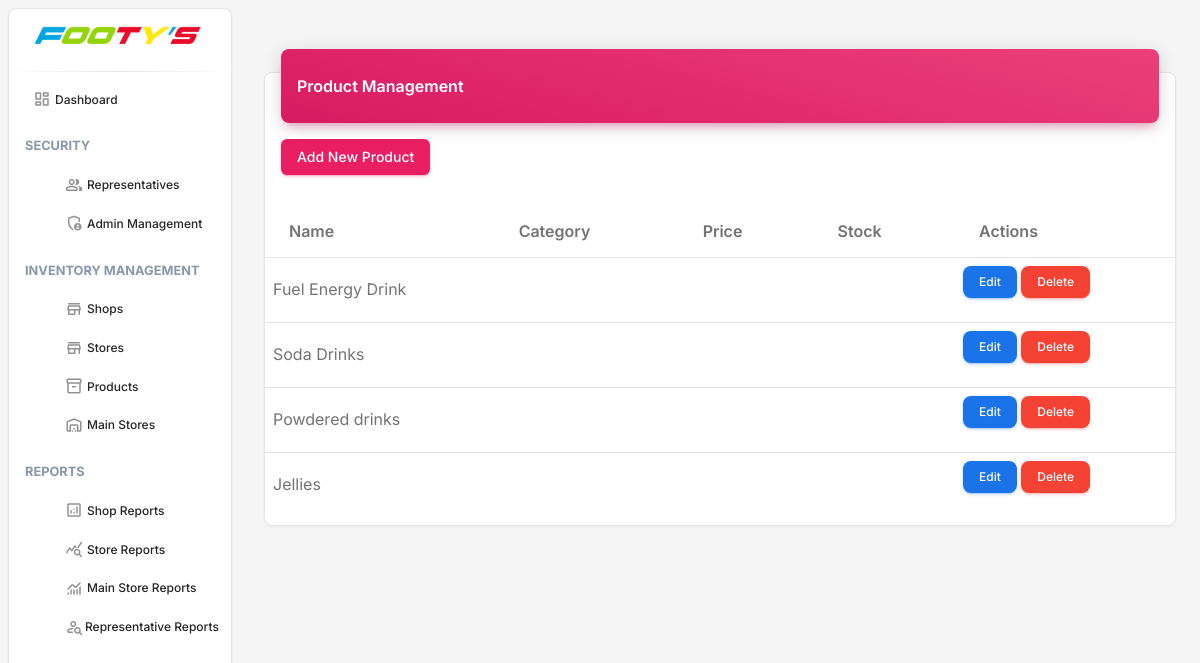
The page /track-n-trace/admin/products/ (signed in) on the database its author committed.
### reptrack_trace/models.py (models this page shows, shortened)
class Product(models.Model):
    name = models.CharField(max_length=255, unique=True)
    description = models.TextField(blank=True)
    created_at = models.DateTimeField(auto_now_add=True)
    updated_at = models.DateTimeField(auto_now=True)

### reptrack_trace/views.py (the view)
# urls.py: path('admin/products/', views.AdminProductListView.as_view(), name='admin-product-list'),
class AdminProductListView(AdminRequiredMixin, ListView):
    model = Product
    template_name = 'admin/productlist.html'
    context_object_name = 'products'

### reptrack_trace/views.py (called while the page is built)
    def test_func(self):
        return self.request.user.is_authenticated and self.request.user.role == User.ADMIN

### core/templates/admin/productlist.html (shortened to what this page needs)
{% extends 'admin/base_admin.html' %}
{% load static %}
{% block content %}
<div class="container-fluid py-4">
    <div class="row">
        <div class="col-12">
            <div class="card my-4">
                <div class="card-header p-0 position-relative mt-n4 mx-3 z-index-2">
                    <div class="bg-gradient-primary shadow-primary border-radius-lg pt-4 pb-3">
                        <h6 class="text-white text-capitalize ps-3">Product Management</h6>
                    </div>
                </div>
                <div class="card-body px-0 pb-2">
                    <div class="table-responsive p-0">
                        <div class="px-3 pb-3">
                            <a href="{% url 'reptrack_trace:admin-product-create' %}" class="btn btn-primary">Add New Product</a>
                        </div>
                        <table class="table align-items-center mb-0">
                            <thead>
                                <tr>
                                    <th>Name</th>
                                    <th>Category</th>
                                    <th>Price</th>
                                    <th>Stock</th>
                                    <th>Actions</th>
                                </tr>
                            </thead>
                            <tbody>
                                {% for product in products %}
                                <tr>
                                    <td>{{ product.name }}</td>
                                    <td>{{ product.category }}</td>
                                    <td>{{ product.price }}</td>
                                    <td>{{ product.stock }}</td>
                                    <td>
                                        <a href="{% url 'reptrack_trace:admin-product-update' product.pk %}" class="btn btn-info btn-sm">Edit</a>
                                        <a href="{% url 'reptrack_trace:admin-product-delete' product.pk %}" class="btn btn-danger btn-sm">Delete</a>
                                    </td>
                                </tr>
                                {% endfor %}
                            </tbody>
                        </table>
                    </div>
                </div>
            </div>
        </div>
    </div>
</div>
{% endblock %}

### rows shown on the page
Product: name "Fuel Energy Drink"
Product: name "Soda Drinks"
Product: name "Powdered drinks"
Product: name "Jellies"
